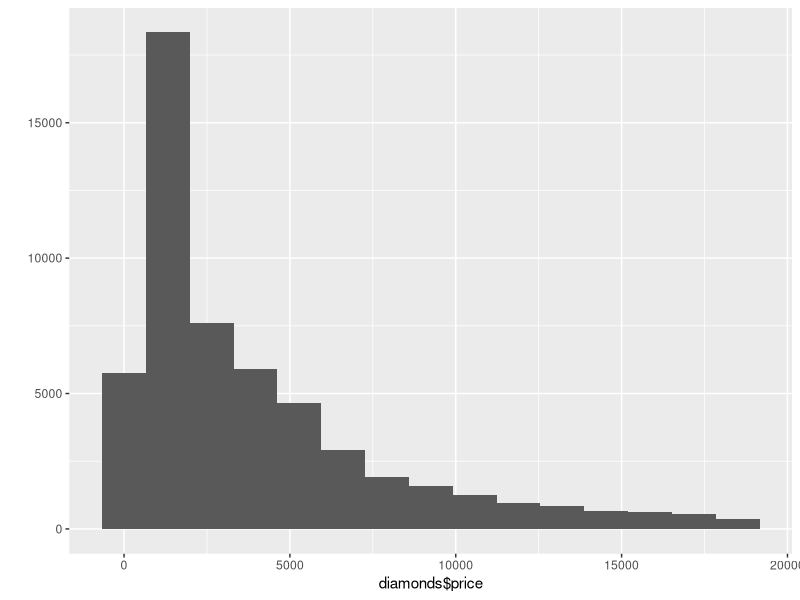
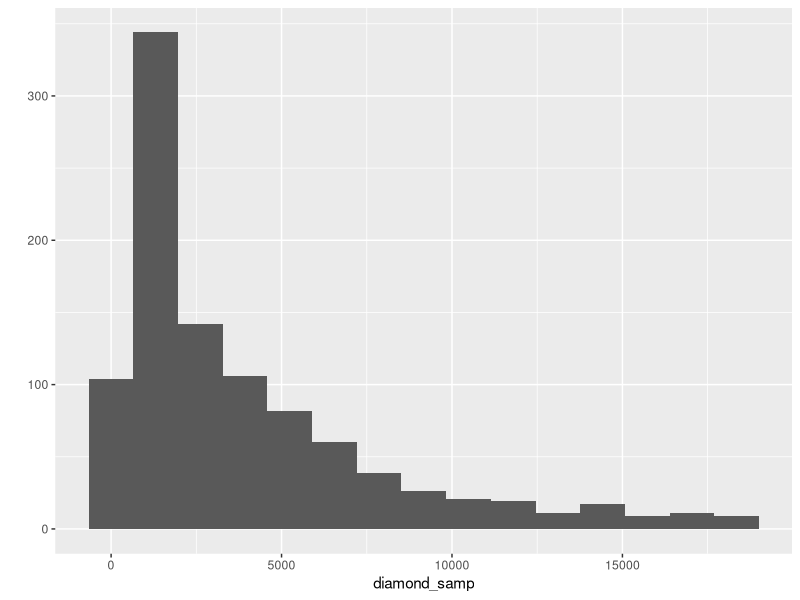
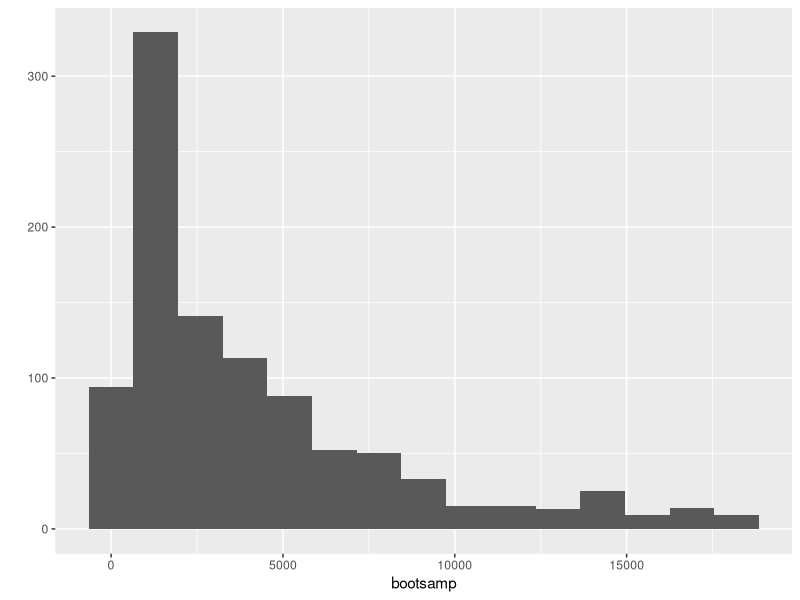

Generate these figures, in order, with R:
library(ggplot2)

data("diamonds")
dim(diamonds)
qplot(diamonds$price, bins = 15)

diamond_samp <- sample(diamonds$price, 
                       1000)

qplot(diamond_samp, bins = 15)

bootsamp <- sample(diamond_samp, 
                   1000, 
                   replace = TRUE)

qplot(bootsamp, bins = 15)
